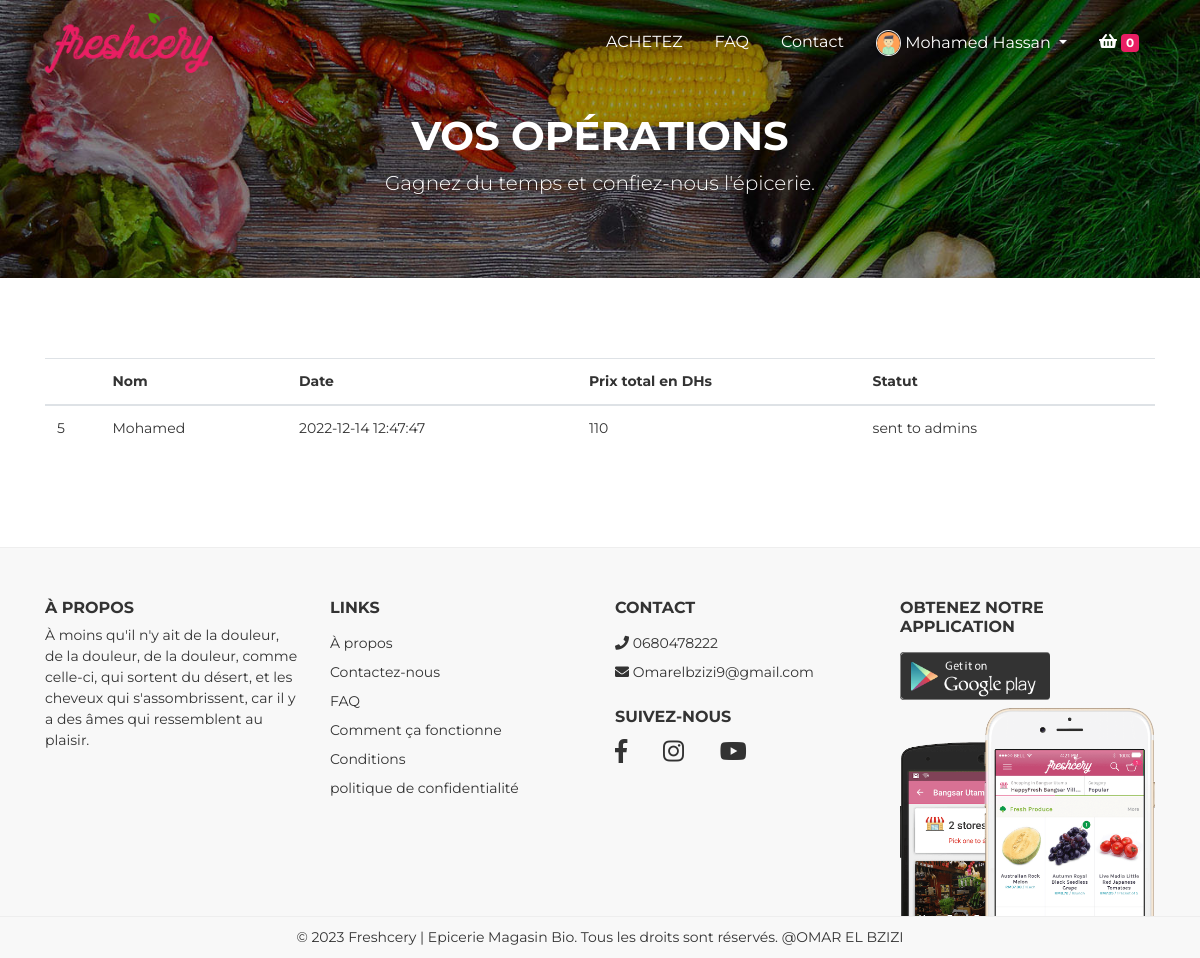
Screenshot of /users/transaction.php?id=1 (signed in) with the database file from the repository.
### tables this page shows
CREATE TABLE `orders` (
  `id` int(3) NOT NULL,
  `name` varchar(200) NOT NULL,
  `lname` varchar(200) NOT NULL,
  `company_name` varchar(200) NOT NULL,
  `address` varchar(200) NOT NULL,
  `city` varchar(200) NOT NULL,
  `country` varchar(200) NOT NULL,
  `zip_code` int(20) NOT NULL,
  `email` varchar(200) NOT NULL,
  `phone_number` int(20) NOT NULL,
  `order_notes` text NOT NULL,
  `status` varchar(200) NOT NULL DEFAULT 'sent to admins',
  `price` int(20) NOT NULL,
  `user_id` int(10) NOT NULL,
  `created_at` timestamp NOT NULL DEFAULT current_timestamp()
);

### users/transaction.php (the view, shortened to what this page needs)
<?php require "../includes/header.php"; ?>
<?php require "../config/config.php"; ?>
<?php
    if(isset($_GET['id'])) {
        $id = number_format($_GET['id']);
        $select = $conn->query("SELECT * FROM orders WHERE user_id='$id'");
        $select->execute();
        $data = $select->fetchAll(PDO::FETCH_OBJ);
    } else {
        echo "<script> window.location.href='".APPURL."/404.php'; </script>";
    }
?>
    <div id="page-content" class="page-content">
        <div class="banner">
            <div class="jumbotron jumbotron-bg text-center rounded-0" style="background-image: url('<?php echo APPURL; ?>/assets/img/bg-header.jpg');">
                <div class="container">
                    <h1 class="pt-5">
                    Vos opérations
                    </h1>
                    <p class="lead">
                    Gagnez du temps et confiez-nous l'épicerie.
                    </p>
                </div>
            </div>
        </div>
        <section id="cart">
            <div class="container">
                <div class="row">
                    <div class="col-md-12">
                        <div class="table-responsive">
                            <table class="table">
                                <thead>
                                    <tr>
                                        <th width="5%"></th>
                                        <th>Nom </th>
                                        <th>Date</th>
                                        <th>Prix total en DHs</th>
                                        <th>Statut</th>
                                        <th></th>
                                    </tr>
                                </thead>
                                <tbody>
                                    <?php if(count($data) > 0) : ?>
                                        <?php foreach($data as $order) : ?>
                                            <tr>
                                                <td><?php echo $order->id; ?></td>
                                                <td>
                                                    <?php echo $order->name; ?>
                                                </td>
                                                <td>
                                                <?php echo $order->created_at; ?>
                                                </td>
                                                <td>
                                                <?php echo $order->price; ?>
                                                </td>
                                                <td>
                                                <?php echo $order->status; ?>
                                                </td>
                                            </tr>
                                        <?php endforeach; ?>
                                    <?php else : ?>
                                        <div class="alert alert-success bg-success text-white text-center">
                                        il n'y a pas encore de commandes
                                        </div>
                                    <?php endif; ?>
                                </tbody>
                            </table>
                        </div>
                    </div>
                </div>
            </div>
        </section>
    </div>
<?php require "../includes/footer.php"; ?>

### assets/packages/o2system-ui/o2system-ui.css (style rules this page uses)
body { color:#333;font-size:14px;font-family:"Oxygen", "Helvetica Neue", Arial, sans-serif }
.jumbotron { padding:4rem }
.jumbotron.jumbotron-bg { background-size:cover;color:#FFF }

### assets/css/theme.css (style rules this page uses)
body { color: #333333; font-size: 14px; font-family: "Montserrat", "Helvetica Neue", Arial, sans-serif; background: #fff; }
h1, h2, h3, h4, h5, h6 { text-transform: uppercase !important; font-weight: 700 !important; }
section { padding: 80px 0; }
.banner .jumbotron { margin-bottom: 0; }
.banner .jumbotron .container { position: relative; z-index: 5; }

### rows the page displays
orders: id "5", name "Mohamed", created_at "2022-12-14 12:47:47", price "110", status "sent to admins"

### other values shown
$_SESSION['username'] "Mohamed Hassan"
$num->num_products "0"
